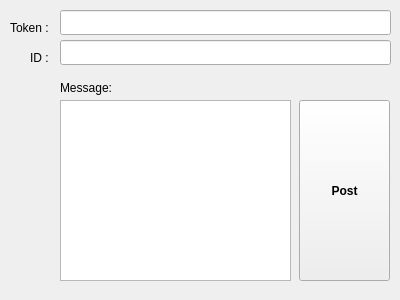
<?xml version="1.0" encoding="UTF-8"?>
<ui version="4.0">
 <class>PostFeed</class>
 <widget class="QMainWindow" name="PostFeed">
  <property name="geometry">
   <rect>
    <x>0</x>
    <y>0</y>
    <width>400</width>
    <height>300</height>
   </rect>
  </property>
  <property name="windowTitle">
   <string>PostFeed</string>
  </property>
  <widget class="QWidget" name="centralWidget">
   <widget class="QLabel" name="token">
    <property name="geometry">
     <rect>
      <x>10</x>
      <y>20</y>
      <width>51</width>
      <height>16</height>
     </rect>
    </property>
    <property name="text">
     <string>Token :</string>
    </property>
   </widget>
   <widget class="QLabel" name="facebookid">
    <property name="geometry">
     <rect>
      <x>30</x>
      <y>50</y>
      <width>21</width>
      <height>16</height>
     </rect>
    </property>
    <property name="text">
     <string>ID :</string>
    </property>
   </widget>
   <widget class="QLineEdit" name="tokenEdit">
    <property name="geometry">
     <rect>
      <x>60</x>
      <y>10</y>
      <width>331</width>
      <height>25</height>
     </rect>
    </property>
   </widget>
   <widget class="QLineEdit" name="idEdit">
    <property name="geometry">
     <rect>
      <x>60</x>
      <y>40</y>
      <width>331</width>
      <height>25</height>
     </rect>
    </property>
   </widget>
   <widget class="QPushButton" name="pushButton">
    <property name="geometry">
     <rect>
      <x>299</x>
      <y>100</y>
      <width>91</width>
      <height>181</height>
     </rect>
    </property>
    <property name="font">
     <font>
      <weight>75</weight>
      <bold>true</bold>
     </font>
    </property>
    <property name="text">
     <string>Post</string>
    </property>
   </widget>
   <widget class="QTextEdit" name="msgEdit">
    <property name="geometry">
     <rect>
      <x>60</x>
      <y>100</y>
      <width>231</width>
      <height>181</height>
     </rect>
    </property>
   </widget>
   <widget class="QLabel" name="msgLabel">
    <property name="geometry">
     <rect>
      <x>60</x>
      <y>80</y>
      <width>57</width>
      <height>15</height>
     </rect>
    </property>
    <property name="text">
     <string>Message:</string>
    </property>
   </widget>
  </widget>
 </widget>
 <layoutdefault spacing="6" margin="11"/>
 <resources/>
 <connections/>
</ui>
